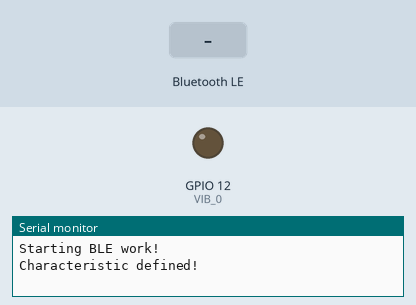
Recording of a program running on a simulated ESP32. Parts: output pins drawn as LEDs (lit = HIGH), the last lines printed to the serial monitor. Dashed ring = blinking. The test bench sets the inputs (shaded band). Nothing arrives over Bluetooth unless stated; a phone connects over Bluetooth LE 3 s after start.

Above: at 1.2 s.
1.3 s: Bluetooth LE write "1" received
At 2.2 s:
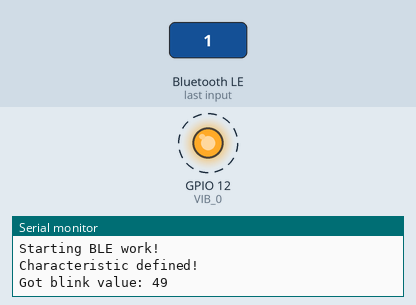
Timing chart, 0 to 6.3 s (numbered marks = the images above; inputs shaded):
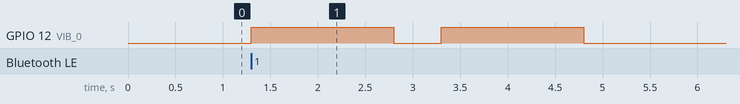

The program:

main.cpp
```cpp
/*
    Based on Neil Kolban example for IDF: https://github.com/nkolban/esp32-snippets/blob/master/cpp_utils/tests/BLE%20Tests/SampleServer.cpp
    Ported to Arduino ESP32 by Evandro Copercini
*/

#include <Arduino.h>

#include <BLEDevice.h>
#include <BLEUtils.h>
#include <BLEServer.h>

// See the following for generating UUIDs:
// https://www.uuidgenerator.net/

#define VIB_0               12

#define LEFT_SIGNAL         48
#define RIGHT_SIGNAL        49
#define FINAL_SIGNAL        50

#define DEVICE_NAME         "dabo's ESP32"

#define SERVICE_UUID        "4fafc201-1fb5-459e-8fcc-c5c9c331914b"
#define CHARACTERISTIC_UUID "beb5483e-36e1-4688-b7f5-ea07361b26a8"


void blink(int ms);

BLECharacteristic *pCharBlink;
BLECharacteristic *pCharText;

class MyServerCallbacks: public BLEServerCallbacks {
    void onConnect(BLEServer* pServer) {
      Serial.println("Connected");
    };

    void onDisconnect(BLEServer* pServer) {
      Serial.println("Disconnected");
    }
};

class BlinkCallbacks: public BLECharacteristicCallbacks {
    void onWrite(BLECharacteristic *pCharacteristic) {
      std::string value = pCharacteristic->getValue();

      if (value.length()  == 1) {
        uint8_t v = value[0];
        Serial.print("Got blink value: ");
        Serial.println(v);

        if (v == LEFT_SIGNAL) blink(1500);
        else if (v == RIGHT_SIGNAL) {
          blink(1500);
          delay(500);
          blink(1500);
        }
        else if (v == FINAL_SIGNAL) blink(5000);

      } else {
        Serial.println("Invalid data received");
        digitalWrite(VIB_0, LOW);
      }
    }
};

void setup() {
  Serial.begin(115200);
  Serial.println("Starting BLE work!");

  pinMode(VIB_0, OUTPUT);

  BLEDevice::init(DEVICE_NAME);
  BLEServer *pServer = BLEDevice::createServer();
  pServer->setCallbacks(new MyServerCallbacks());

  BLEService *pService = pServer->createService(SERVICE_UUID);
  BLECharacteristic *pCharacteristic = pService->createCharacteristic(
                                         CHARACTERISTIC_UUID,
                                         BLECharacteristic::PROPERTY_READ |
                                         BLECharacteristic::PROPERTY_WRITE
                                       );

  pCharacteristic->setCallbacks(new BlinkCallbacks());

  pService->start();

  BLEAdvertising *pAdvertising = pServer->getAdvertising();
  pAdvertising->start();

  Serial.println("Characteristic defined!");
}

void loop() {
  // loop around
}

void blink(int ms) {
  digitalWrite(VIB_0, HIGH);
  delay(ms);
  digitalWrite(VIB_0, LOW);
}
```

Measured:
- after the input at 1.3 s, GPIO 12 (VIB_0): alternates HIGH for 1.5 s and LOW for 0.50 s, 4 changes in all, then stays LOW, starting at once
